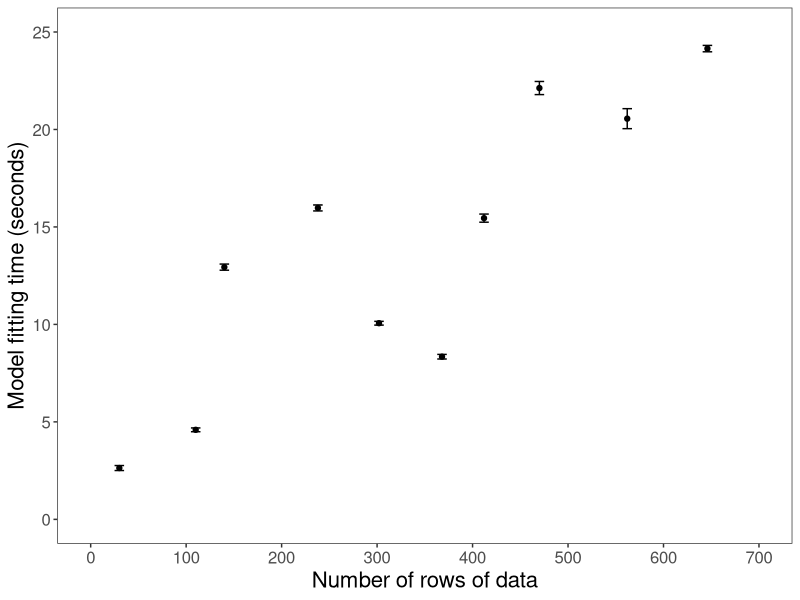
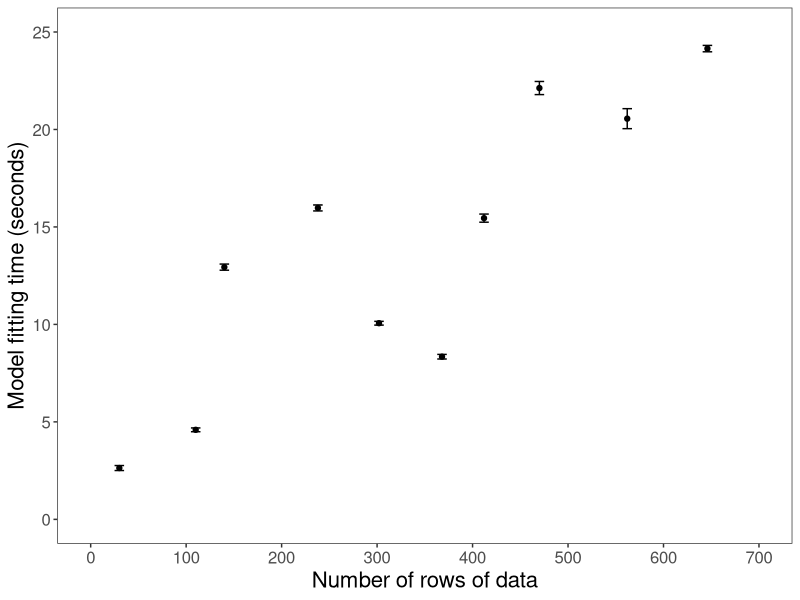

These charts were generated, in order, by the following R code:
# Script to test efficiency of models run using the shiny app

# Set working directory as testing_efficiency

# Compare number of data points in model to average time taken to run the model and output the results

library(dplyr)
library(ggplot2)

# Load data
model_time <- read.csv("time_to_run_models.csv")

# Calculate mean time and standard deviation for each group
mean_times <- model_time %>% 
  group_by(data_points) %>%
  summarise(across(.cols = time_seconds, list(mean = mean, sd = sd)))

# Calculate variance. Variance is standard deviation squared
mean_times$time_seconds_var <- (mean_times$time_seconds_sd)^2

# Calculate standard error of the mean - SEM = square root of variance divided by sample size (10 as 10 repeats)
mean_times$time_seconds_sem <- sqrt(mean_times$time_seconds_var/10)

# Mean plus SEM
mean_times$mean_plus_SEM <- mean_times$time_seconds_mean + mean_times$time_seconds_sem
# Mean minus SEM
mean_times$mean_minus_SEM <- mean_times$time_seconds_mean - mean_times$time_seconds_sem


# Plot 
dev.off()
mean_times %>%
  ggplot(aes(x = data_points, y = time_seconds_mean)) +
  geom_point(stat="identity", size = 1.5) +
  geom_errorbar(aes(ymin = mean_minus_SEM, ymax = mean_plus_SEM), width = 10) + # width of the errorbars compared to the points.
  labs(x = "Number of rows of data", y = "Model fitting time (seconds)") +
  scale_x_continuous(breaks = c(seq(0,700,100)), limits = c(0,700)) +
  scale_y_continuous(breaks = c(seq(0,25,5)), limits = c(0,25)) +
  theme_bw() +
  theme(axis.text = element_text(size=12),
        axis.title = element_text(size=16),
        panel.grid.major = element_blank(), # no grid lines
        panel.grid.minor = element_blank())
ggsave("model_fitting_time_graph.png")
dev.off()











